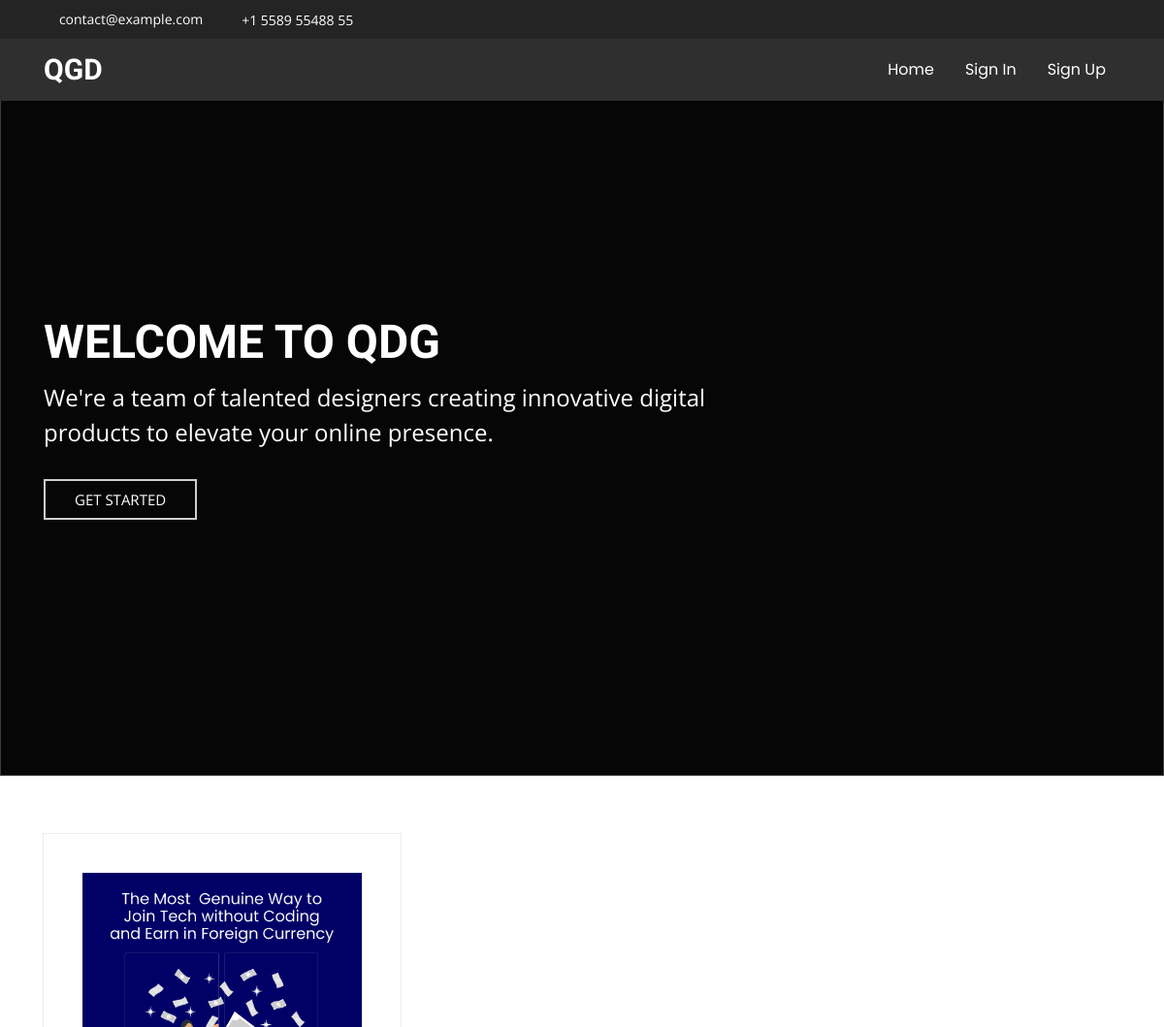
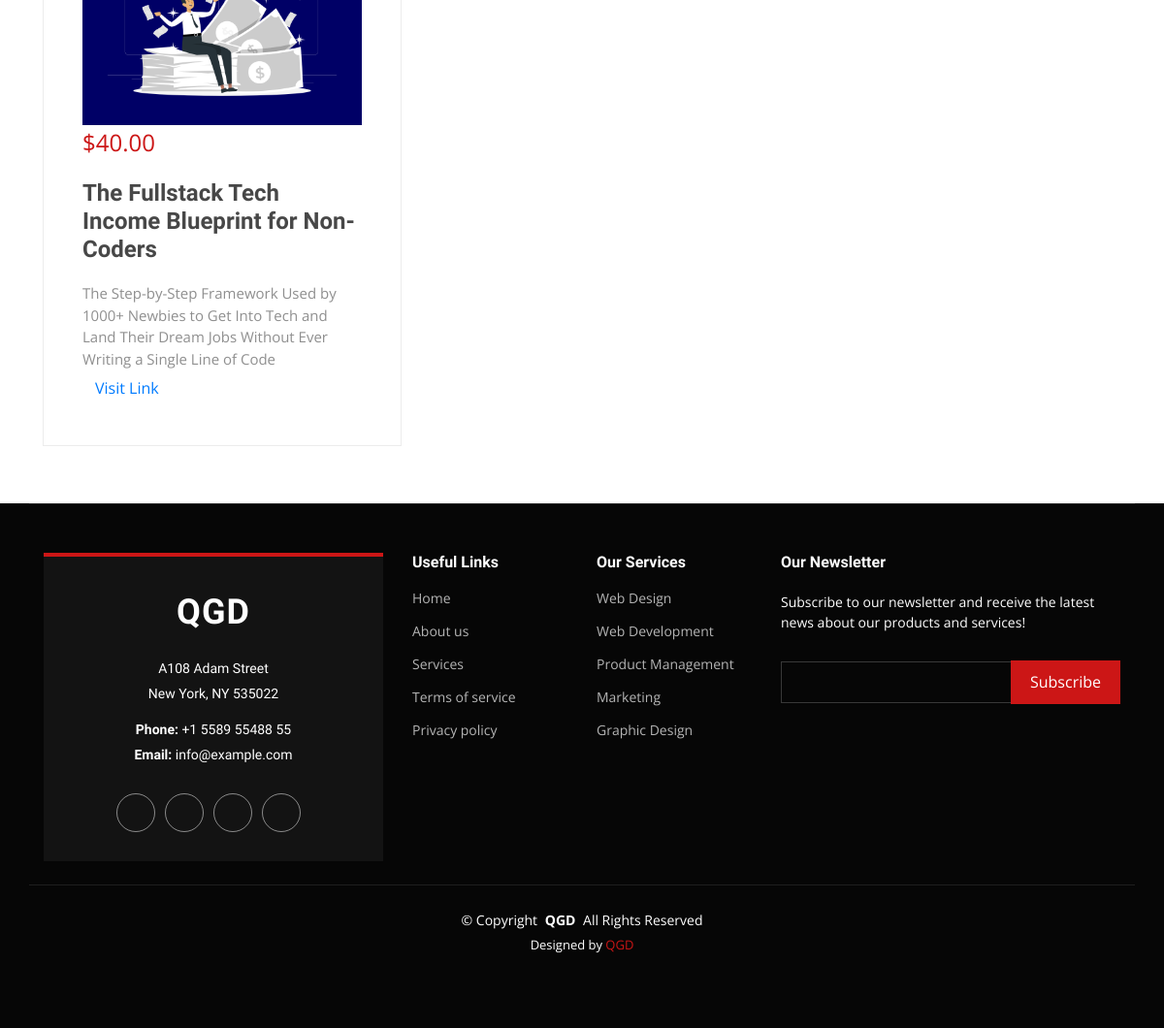
The page / on the database its author committed (2 pictures, top to bottom).
### digiApp/models.py (models this page shows, shortened)
class Product(models.Model):
    title = models.CharField(max_length=255)
    description = models.TextField()
    price = models.DecimalField(max_digits=10, decimal_places=2)
    affiliate_link = models.URLField(blank=True, null=True)
    is_approved = models.BooleanField(default=True)
    created_at = models.DateTimeField(default=timezone.now)
    updated_at = models.DateTimeField(auto_now=True)
    image = models.ImageField( default='d4.jpg', upload_to='products/', blank=True, null=True)

### digiApp/views.py (the view)
# urls.py: path('', views.homepg, name='app.home' ),
def homepg(request):
    products = Product.objects.all()
    return render(request, 'digiApp/index.html', {'products': products})

### digiApp/templates/digiApp/index.html
{% extends 'digiApp/base/app.html' %}
{% load static %}
{% block content %}
  {% if user.is_authenticated %}
  <section id="hero" class=" hero dark-background">
    <div id="carouselExampleInterval" class="carousel slide" data-ride="carousel">
      <div class="carousel-inner">
        <div class="carousel-item active" data-interval="5000">
          <img src="{% static 'assets/img/hero-bg.jpg' %}" class="d-block w-100 carousel-image" alt="Slide 1">
          <div class="container" data-aos="fade-up" data-aos-delay="100">
            <div class="row justify-content-start">
              <div class="col-lg-8">
                <h2>Welcome to QDG</h2>
                <p>We're a team of talented designers creating innovative digital products to elevate your online presence.</p>
                <a href="{% url 'security.signup' %}" class="btn-get-started">Get Started</a>
              </div>
            </div>
          </div>
        </div>
        <div class="carousel-item" data-interval="5000">
          <img src="{% static 'assets/img/cta-bg.jpg' %}" class="d-block w-100 carousel-image" alt="Slide 2">
          <div class="container" data-aos="fade-up" data-aos-delay="100">
            <div class="row justify-content-start">
              <div class="col-lg-8">
                <h2>Innovative Designs</h2>
                <p>Experience creativity like never before.</p>
                <a href="#services" class="btn-get-started">Explore More</a>
              </div>
            </div>
          </div>
        </div>
        <div class="carousel-item" data-interval="5000">
          <img src="{% static 'assets/img/services.jpg' %}" class="d-block w-100 carousel-image" alt="Slide 3">
          <div class="container" data-aos="fade-up" data-aos-delay="100">
            <div class="row justify-content-start">
              <div class="col-lg-8">
                <h2>Start Your Journey</h2>
                <p>Join us today to unlock full access to our services.</p>
                <a href="#contact" class="btn-get-started">Contact Us</a>
              </div>
            </div>
          </div>
        </div>
      </div>
    </div>
  </section>
  {% else %}
  <section id="hero" class="hero section dark-background">
    <img src="{% static 'assets/img/hero-bg.jpg' %}" alt="">
    <div class="container" data-aos="fade-up" data-aos-delay="100">
      <div class="row justify-content-start">
        <div class="col-lg-8">
          <h2>Welcome to QDG</h2>
          <p>We're a team of talented designers creating innovative digital products to elevate your online presence.</p>
          <a href="{% url 'security.signup' %}" class="btn-get-started">Get Started</a>
        </div>
      </div>
    </div>
  </section>
  {% endif %}
<section id="cards" class="cards section">
  <div class="container">
      <div class="row no-gutters">
          {% for product in products %}
          <div class="col-lg-4 col-md-6 card" data-aos="fade-up" data-aos-delay="100">
              {% if product.image %}
                  <img src="{{ product.image.url }}" alt="{{ product.title }}" style="max-width: 100%; height: auto;">
              {% else %}
                  <p>No image available</p>
              {% endif %}
              <span>${{ product.price }}</span>
              <h4>{{ product.title }}</h4>
              <p>{{ product.description }}</p>
              <p><a href="{{ product.affiliate_link }}" target="_blank" rel="noopener noreferrer" class="btn btn-link">Visit Link</a></p>
          </div>
          {% endfor %}
      </div>
  </div>
</section>
{% endblock %}

### digiApp/static/assets/css/main.css (style rules this page uses)
:root { --default-font: "Open Sans", system-ui, -apple-system, "Segoe UI", Roboto, "Helvetica Neue", Arial, "Noto Sans", "Liberation Sans", sans-serif, "Apple Color Emoji", "Segoe UI Emoji", "Segoe UI Symbol", "Noto Color Emoji"; --heading-font: "Raleway", sans-serif; --nav-font: "Poppins", sans-serif; }
:root { --background-color: #ffffff; --default-color: #444444; --heading-color: #191919; --accent-color: #cc1616; --surface-color: #ffffff; --contrast-color: #ffffff; }
:root { --nav-color: #ffffff; --nav-hover-color: #cc1616; --nav-mobile-background-color: #ffffff; --nav-dropdown-background-color: #ffffff; --nav-dropdown-color: #212529; --nav-dropdown-hover-color: #cc1616; }
.dark-background { --background-color: #060606; --default-color: #ffffff; --heading-color: #ffffff; --surface-color: #252525; --contrast-color: #ffffff; }
:root { scroll-behavior: smooth; }
body { color: var(--default-color); background-color: var(--background-color); font-family: var(--default-font); }
a { color: var(--accent-color); text-decoration: none; transition: 0.3s; }
h1, h2, h3, h4, h5, h6 { color: var(--heading-color); font-family: var(--heading-font); }
section, .section { color: var(--default-color); background-color: var(--background-color); padding: 60px 0; scroll-margin-top: 100px; overflow: clip; }
.hero { width: 100%; min-height: 100vh; position: relative; padding: 160px 0 100px 0; display: flex; align-items: center; justify-content: center; }
.hero img { position: absolute; inset: 0; display: block; width: 100%; height: 100%; object-fit: cover; z-index: 1; }
.hero:before { content: ""; background: color-mix(in srgb, var(--background-color), transparent 30%); position: absolute; inset: 0; z-index: 2; }
.hero .container { position: relative; z-index: 3; }
.hero h2 { margin: 0; font-size: 48px; text-transform: uppercase; font-weight: 700; }
.hero p { margin: 10px 0 0 0; font-size: 24px; color: var(--heading-color); }
.hero .btn-get-started { color: var(--default-color); font-weight: 400; font-size: 15px; display: inline-block; padding: 8px 30px; margin: 30px 0 0 0; transition: 0.5s; text-transform: uppercase; border: 2px solid color-mix(in srgb, var(--default-color), transparent 20%); }
.cards .card { background-color: var(--surface-color); color: var(--default-color); border: 1px solid color-mix(in srgb, var(--default-color), transparent 90%); padding: 40px; margin: -1px; border-radius: 0; }
.cards .card span { display: block; font-size: 24px; font-weight: 400; color: var(--accent-color); }
.cards .card h4 { color: color-mix(in srgb, var(--heading-color), transparent 20%); font-size: 24px; font-weight: 600; padding: 0; margin: 20px 0; }
.cards .card p { color: color-mix(in srgb, var(--default-color), transparent 40%); font-size: 15px; margin: 0; padding: 0; }

### rows shown on the page
Product: image (picture), price "40.00", title "The Fullstack Tech Income Blueprint for Non-Coders", description "The Step-by-Step Framework Used by 1000+ Newbies to Get Into Tech and Land Their Dream Jobs Without Ever Writing a Single Line of Code"
